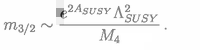
#> input picture error_lab/vis_1/vis_481534e498_10.png, 200 x 50 px, given in place of 02.png, which was not available
$ python porcess_image.py
#> lines starting #> are read from the running program, lines starting #| are printed output that depends on the picture
#-*- coding:utf-8 -*-

#也可以 import cv2 as cv ,使用时用cv代替cv2
import cv2
import sys, os, re, argparse, logging
from scripts.utils.utils import run
from scripts.utils.image_utils import *
from multiprocessing.dummy import Pool as ThreadPool


def load_formulas(filename):
    formulas = dict()
    with open(filename) as f:
        for idx, line in enumerate(f):
            formulas[idx] = line.strip()
    return formulas


def change_image_channels(image, image_path):
    if image.mode != 'RGB':
        image = image.convert("RGB")
        os.remove(image_path)
        image.save(image_path)
    return image


def resize():
    img_dir = "error_lab/images/02.png"
    img = cv2.imread(img_dir)
#> img is the input picture: shape (50, 200, 3); min 33, max 255, mean 245.4
    # cv2.imwrite("error_lab/images/", img)
    im = cv2.resize(img, None, None, fx=1/2, fy=1/2, interpolation=cv2.INTER_LINEAR)
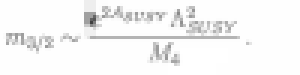
#> im: shape (25, 100, 3) (shown 3 times larger); min 63, max 255, mean 245.4
    cv2.imwrite("error_lab/do.png", im)

#
# img_dir = "error_lab/images/2.png"
# out_dir = "error_lab/images/02.png"
# crop_image_for_trian(img_dir, out_dir)

resize()
#

# gold_dir = "error_lab/images/"
# for root, dirs, files in os.walk(gold_dir):
#     for fl in files:
#         image_dir = os.path.join(gold_dir, fl)
#         image = Image.open(image_dir)
#         change_image_channels(image, image_dir)


# filename = "error_lab/src-test.txt"
# dir = "data/images/"
# resize()

# { \frac { \partial } { \partial T } } S T { \frac { \partial } { \partial T } }
# { \frac { \partial } { \partial T } } S T { \frac { \partial } { \partial T } }


#
# #读入图片
# img=cv2.imread(filename)	#默认打开，彩色图像
# img_gray=cv2.imread(filename,0)#灰度图打开，黑白图像
#
# #显示图片
# cv2.imshow("Img",img)
# cv2.imshow("Img_gray",img_gray)
#
# #使图片长时间停留，不闪退
# cv2.waitKey(0)
#
# #保存图片
#
#
# #摧毁所有窗口
# cv2.destroyAllWindows()

$ run again, on error_lab/vis_1/vis_481534e498_12.png
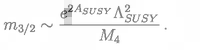
#> input picture error_lab/vis_1/vis_481534e498_12.png, 200 x 50 px, given in place of 02.png, which was not available
#> in resize, img is the input picture: shape (50, 200, 3); min 53, max 255, mean 245.7
#> in resize, `im = cv2.resize(img, None, None, fx=1/2, fy=1/2, interpolation=cv2.INT..`:
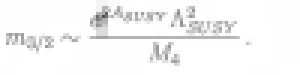
#> im: shape (25, 100, 3) (shown 3 times larger); min 80, max 255, mean 245.8
